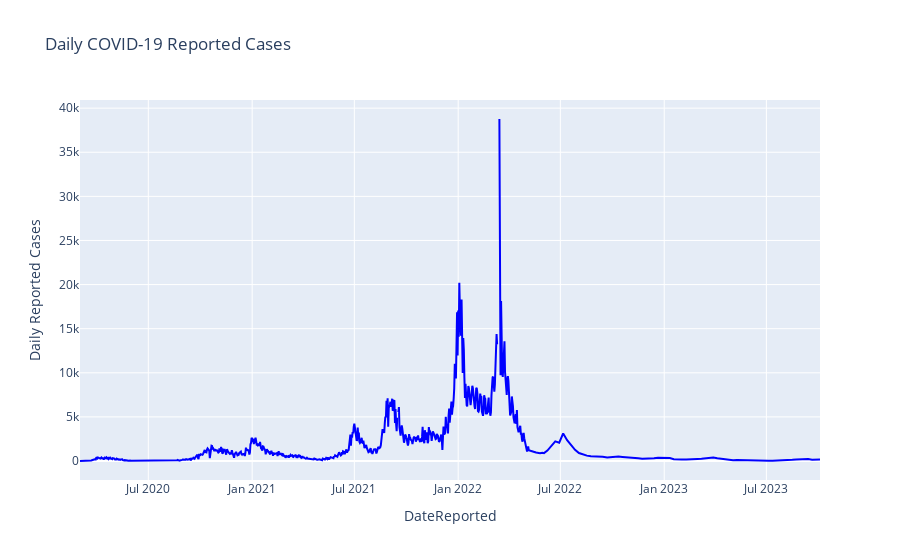

This figure's notebook cell:
### Code cell
# Using plotly to create dynamic nteractive plot
fig = px.line(summary_data, x='DateReported', y='ReportedCases',labels={'ReportedCases': 'Daily Reported Cases'},title='Daily COVID-19 Reported Cases')
fig.update_traces(line=dict(color='blue', width=2))
fig.show()

### Figure 1 — Plotly figure (JSON) as saved in the notebook; plotly's stock layout.template omitted (floating-point values rounded to 4 significant figures; data arrays with more than 128 entries replaced by an {"elided": "..."} marker saying what was removed)
{"data": [{"hovertemplate": "DateReported=%{x}<br>Daily Reported Cases=%{y}<extra></extra>", "legendgroup": "", "line": {"color": "blue", "dash": "solid", "width": 2}, "marker": {"symbol": "circle"}, "mode": "lines", "name": "", "orientation": "v", "showlegend": false, "type": "scatter", "x": {"elided": "872 str values"}, "xaxis": "x", "y": {"elided": "872 int values"}, "yaxis": "y"}], "layout": {"legend": {"tracegroupgap": 0}, "title": {"text": "Daily COVID-19 Reported Cases"}, "xaxis": {"anchor": "y", "domain": [0, 1], "title": {"text": "DateReported"}}, "yaxis": {"anchor": "x", "domain": [0, 1], "title": {"text": "Daily Reported Cases"}}}}
